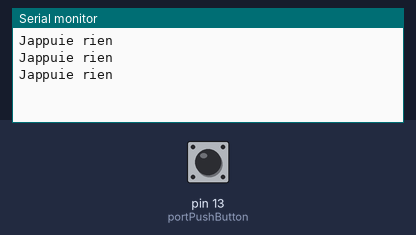
Simulated run of this sketch. Board: Arduino Uno, built with avr-gcc and run on an emulated ATmega328P. Parts: the last lines printed to the serial monitor. Inputs (shaded band) come from the test bench; at power-on: pin 13 (portPushButton) HIGH.

Above: at 2.8 s.
2.9 s: pin 13 (portPushButton) pulled LOW for 1.2 s
At 3.4 s:
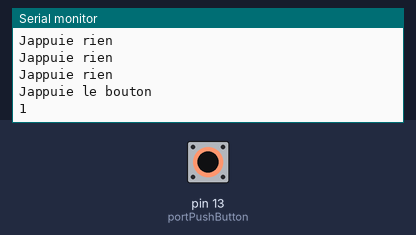
5.6 s: pin 13 (portPushButton) pulled LOW for 3.2 s
At 9.8 s:
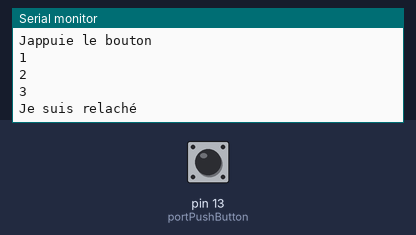
Timing chart, 0 to 11.3 s (numbered marks = the images above; inputs shaded):
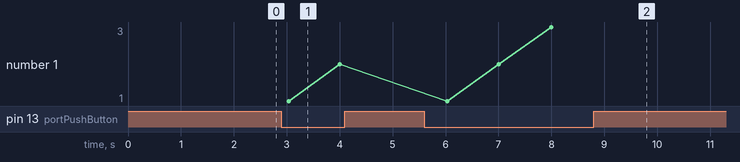

Measured:
- after the input at 2.9 s, the serial monitor: prints a new line after 0.12 s (image 1)
- after the input at 5.6 s, the serial monitor: prints a new line after 2.4 s (image 2)
- plotted number 1: 2 → 3 after the input at 5.6 s

The sketch:

smart-chair.ino
```cpp
//Déclaration

long portPushButton    = 13;  // Affectation port
//long portLED           = 2; // Port du LEd
long portHP           = 2; // Port du LEd


//Initialisation

void setup() {
  // put your setup code here, to run once:
  Serial.begin(9600);
  pinMode(portPushButton, INPUT_PULLUP);
  noTone(portHP);
  //pinMode(portLED, OUTPUT);
  //digitalWrite(portLED, LOW);
}

void loop() {
  // put your main code here, to run repeatedly:
  Serial.println("Jappuie rien");

  if(digitalRead(portPushButton) == LOW){
    Serial.println("Jappuie le bouton");
    if(test()){
      Serial.println("Jappuie dois relacher le bouton");
      //digitalWrite(portLED, HIGH);
      tone(portHP, 10000);
    }
  }

  delay(1000);
  //digitalWrite(portLED, LOW);
  noTone(portHP);
 }

bool test(){
  for(int i=1; i<=5; i++)
  {
    if(digitalRead(portPushButton) == HIGH){
      Serial.println("Je suis relaché");
      return false;
    }
    Serial.println(i);
    delay(1000);
  }
  return true;
}
```
